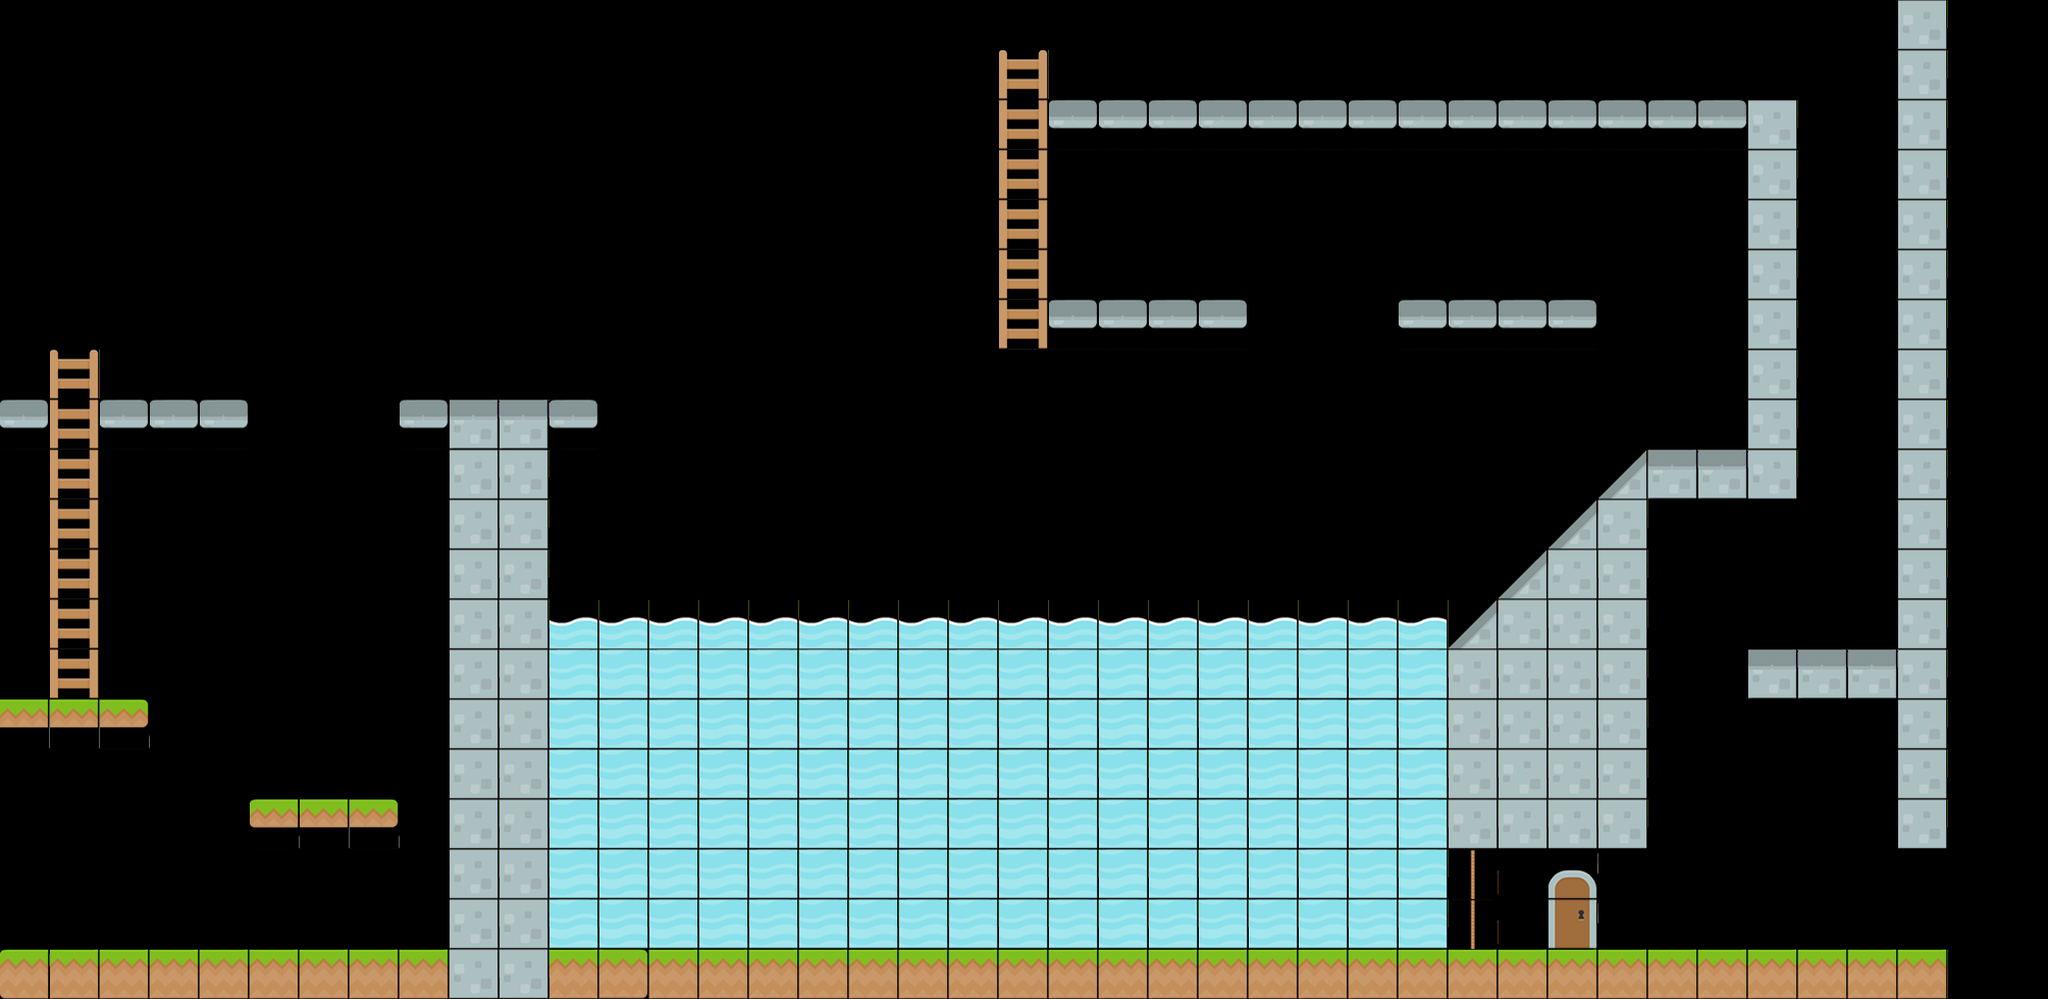

Rendered tile map (Tiled .tmx) drawn with the repository's tilesets; below, a short description and the full map source, tile grids included:
An orthogonal 41x20 tile map with 50x50 px tiles, 1 tile layer (Level).

<map version="2017.05.23" orientation="orthogonal" renderorder="right-down" width="41" height="20" tilewidth="50" tileheight="50" nextobjectid="1">
 <tileset firstgid="1" source="tileset.tsx" />
 <layer name="Level" width="41" height="20">
  <data encoding="csv">
0,0,0,0,0,0,0,0,0,0,0,0,0,0,0,0,0,0,0,0,0,0,0,0,0,0,0,0,0,0,0,0,0,0,0,0,0,0,56,0,0,
0,0,0,0,0,0,0,0,0,0,0,0,0,0,0,0,0,0,0,0,20,0,0,0,0,0,0,0,0,0,0,0,0,0,0,0,0,0,56,0,0,
0,0,0,0,0,0,0,0,0,0,0,0,0,0,0,0,0,0,0,0,32,72,72,72,72,72,72,72,72,72,72,72,72,72,72,56,0,0,56,0,0,
0,0,0,0,0,0,0,0,0,0,0,0,0,0,0,0,0,0,0,0,32,0,0,0,0,0,0,0,0,0,0,0,0,0,0,56,0,0,56,0,0,
0,0,0,0,0,0,0,0,0,0,0,0,0,0,0,0,0,0,0,0,32,0,0,0,0,0,0,0,0,0,0,0,0,0,0,56,0,0,56,0,0,
0,0,0,0,0,0,0,0,0,0,0,0,0,0,0,0,0,0,0,0,32,0,0,0,0,0,0,0,0,0,0,0,0,0,0,56,0,0,56,0,0,
0,0,0,0,0,0,0,0,0,0,0,0,0,0,0,0,0,0,0,0,32,72,72,72,72,0,0,0,72,72,72,72,0,0,0,56,0,0,56,0,0,
0,20,0,0,0,0,0,0,0,0,0,0,0,0,0,0,0,0,0,0,0,0,0,0,0,0,0,0,0,0,0,0,0,0,0,56,0,0,56,0,0,
72,32,72,72,72,0,0,0,72,36,36,72,0,0,0,0,0,0,0,0,0,0,0,0,0,0,0,0,0,0,0,0,0,0,0,56,0,0,56,0,0,
0,32,0,0,0,0,0,0,0,56,56,0,0,0,0,0,0,0,0,0,0,0,0,0,0,0,0,0,0,0,0,0,106,36,36,56,0,0,56,0,0,
0,32,0,0,0,0,0,0,0,56,56,0,0,0,0,0,0,0,0,0,0,0,0,0,0,0,0,0,0,0,0,106,56,0,0,0,0,0,56,0,0,
0,32,0,0,0,0,0,0,0,56,56,0,0,0,0,0,0,0,0,0,0,0,0,0,0,0,0,0,0,0,106,56,56,0,0,0,0,0,56,0,0,
0,32,0,0,0,0,0,0,0,56,56,103,103,103,103,103,103,103,103,103,103,103,103,103,103,103,103,103,103,106,56,56,56,0,0,0,0,0,56,0,0,
0,32,0,0,0,0,0,0,0,56,56,44,44,44,44,44,44,44,44,44,44,44,44,44,44,44,44,44,44,56,56,56,56,0,0,36,36,36,56,0,0,
57,57,45,0,0,0,0,0,0,56,56,44,44,44,44,44,44,44,44,44,44,44,44,44,44,44,44,44,44,56,56,56,56,0,0,0,0,0,56,0,0,
0,0,0,0,0,0,0,0,0,56,56,44,44,44,44,44,44,44,44,44,44,44,44,44,44,44,44,44,44,56,56,56,56,0,0,0,0,0,56,0,0,
0,0,0,0,0,69,57,45,0,56,56,44,44,44,44,44,44,44,44,44,44,44,44,44,44,44,44,44,44,56,56,56,56,0,0,0,0,0,56,0,0,
0,0,0,0,0,0,0,0,0,56,56,44,44,44,44,44,44,44,44,44,44,44,44,44,44,44,44,44,44,150,0,70,0,0,0,0,0,0,0,0,0,
0,0,0,0,0,0,0,0,0,56,56,44,44,44,44,44,44,44,44,44,44,44,44,44,44,44,44,44,44,150,0,82,0,0,0,0,0,0,0,0,0,
116,104,104,104,104,104,104,104,104,56,56,104,92,104,104,104,104,104,104,104,104,104,104,104,104,104,104,104,104,104,104,104,104,104,104,104,104,104,104,0,0
</data>
 </layer>
</map>